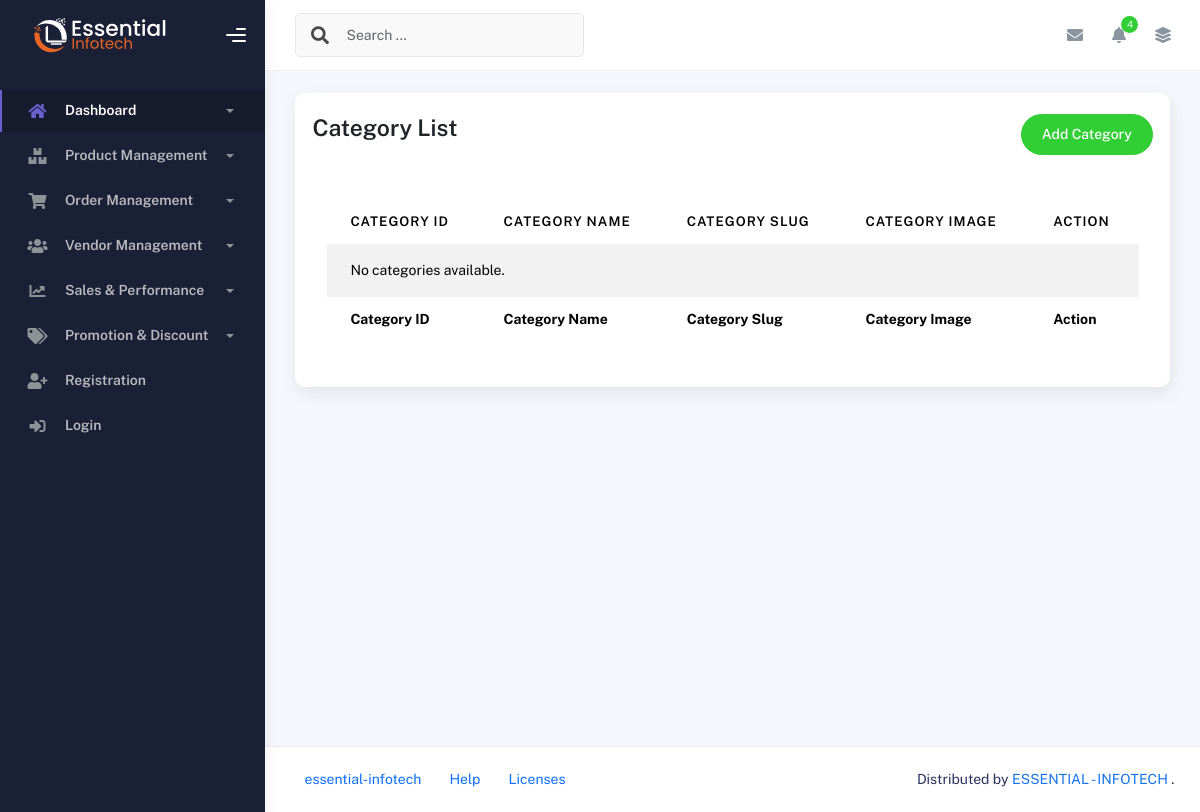
Page /product-management/category/list/ on the earlier database version.
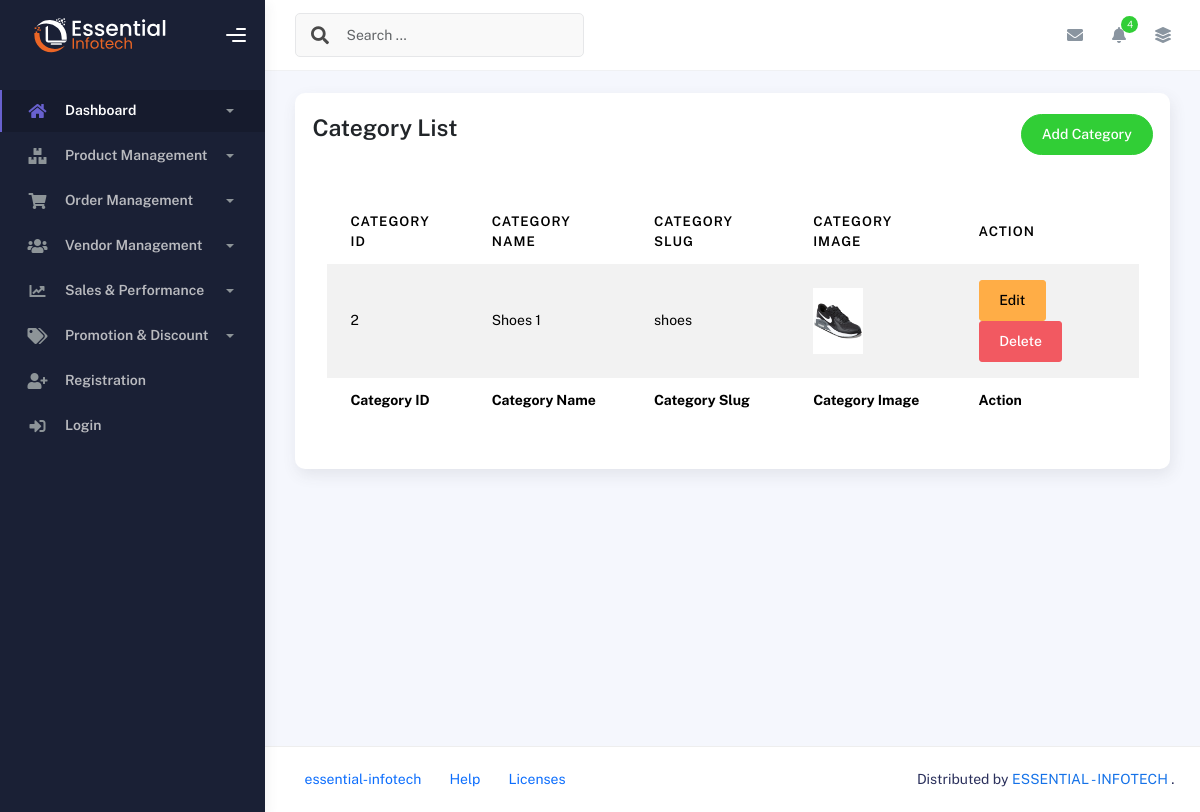
Same page on the later database version.
### product_management/models.py (models this page shows, shortened)
class Category(models.Model):
    category_name = models.CharField(max_length=255)
    category_slug = models.SlugField(max_length=255)
    category_image = models.ImageField(upload_to='category_images/', blank=True,null=True)
    created_at = models.DateTimeField(auto_now_add=True)
    updated_at = models.DateTimeField(auto_now=True)

### product_management/views.py (the view)
# urls.py: path('category/list/', category_list, name='category-list'),
def category_list(request):
    category = Category.objects.all()
    return render(request, 'product_management/category.html', {'category':category})

### templates/product_management/category.html (shortened to what this page needs)
{% extends 'base.html' %}
{% block content %}
    <div class="container">
        <div class="page-inner">
            <div class="row">
                <div class="col-md-12">
                    <div class="card p-3">
                        <div class="page-header d-flex justify-content-between p-1">
                            <h3 class="fw-bold mb-3">Category List</h3>
                            <a href="{% url 'category-form' %}" class="btn btn-success btn-round ms-auto text-white" style="text-decoration: none;">
                                Add Category
                            </a>
                        </div>
                        <div class="card-body">
                            <div class="table-responsive">
                                <table id="multi-filter-select" class="display table table-striped table-hover">
                                    <thead>
                                        <tr>
                                            <th>Category ID</th>
                                            <th>Category Name</th>
                                            <th>Category Slug</th>
                                            <th>Category Image</th>
                                            <th>Action</th>
                                        </tr>
                                    </thead>
                                    <tfoot>
                                        <tr>
                                            <th>Category ID</th>
                                            <th>Category Name</th>
                                            <th>Category Slug</th>
                                            <th>Category Image</th>
                                            <th>Action</th>
                                        </tr>
                                    </tfoot>
                                    <tbody>
                                        {% for category in category %}
                                        <tr>
                                            <td>{{ category.pk }} </td>
                                            <td>{{ category.category_name  }}</td>
                                            <td>{{ category.category_slug  }}</td>
                                            <td>
                                                <img src="{{ category.category_image.url }}" alt="{{ category.name }}" width="50">
                                            </td>
                                            <td>
                                                <a href="{% url 'category-edit' category.pk %}" class="btn btn-warning">Edit</a>
                                                <form action="{% url 'category-delete' category.pk %}" method="POST" style="display: inline;" onsubmit="return confirm('Are you sure you want to delete this banner?');">
                                                    <button type="submit" class="btn btn-danger">Delete</button>
                                                </form>
                                            </td>
                                        </tr>
                                        {% empty %}
                                        <tr>
                                            <td colspan="5">No categories available.</td>
                                        </tr>
                                        {% endfor %}
                                    </tbody>
                                </table>
                            </div>
                        </div>
                    </div>
                </div>
            </div>
        </div>
    </div>
{% endblock %}

### templates/base.html (shortened to what this page needs)
{% load static %}
<!DOCTYPE html>
<html lang="en">
  <head>
    <link rel="stylesheet" href="{% static 'css/bootstrap.min.css' %}"/>
    <link rel="stylesheet" href="{% static 'css/plugins.min.css' %}" />
    <link rel="stylesheet" href="{% static 'css/kaiadmin.min.css' %}"/>
    <link rel="stylesheet" href="{% static 'css/demo.css' %}" />
  </head>
  <body>
    <div class="wrapper">
      <div class="sidebar" data-background-color="dark">
        <div class="sidebar-logo">
          <div class="logo-header" data-background-color="dark">
            <a href="{% url 'dashboard' %}" class="logo">
              <img
                src="{% static 'img/kaiadmin/logo_light.svg' %}"
                alt="navbar brand"
                class="navbar-brand"
                height="100"
              />
            </a>
            <div class="nav-toggle">
              <button class="btn btn-toggle toggle-sidebar">
                <i class="gg-menu-right"></i>
              </button>
            </div>
          </div>
        </div>
        <div class="sidebar-wrapper scrollbar scrollbar-inner">
          <div class="sidebar-content">
            <ul class="nav nav-secondary">
              <li class="nav-item active">
                <a
                  data-bs-toggle="collapse"
                  href="#dashboard"
                  class="collapsed"
                  aria-expanded="false"
                >
                  <i class="fas fa-home"></i>
                  <p>Dashboard</p>
                  <span class="caret"></span>
                </a>
              </li>
              <li class="nav-item">
                <a
                  data-bs-toggle="collapse"
                  href="#productManagement"
                  class="collapsed"
                  aria-expanded="false"
                >
                  <i class="fas fa-boxes"></i>
                  <p>Product Management</p>
                  <span class="caret"></span>
                </a>
              </li>
              <li class="nav-item">
                <a
                  data-bs-toggle="collapse"
                  href="#orderManagement"
                  class="collapsed"
                  aria-expanded="false"
                >
                  <i class="fas fa-shopping-cart"></i>
                  <p>Order Management</p>
                  <span class="caret"></span>
                </a>
              </li>
              <li class="nav-item">
                <a
                  data-bs-toggle="collapse"
                  href="#vendorManagement"
                  class="collapsed"
                  aria-expanded="false"
                >
                  <i class="fas fa-users"></i>
                  <p>Vendor Management</p>
                  <span class="caret"></span>
                </a>
              </li>
              <li class="nav-item">
                <a
                  data-bs-toggle="collapse"
                  href="#salesPerformance"
                  class="collapsed"
                  aria-expanded="false"
                >
                  <i class="fas fa-chart-line"></i>
                  <p>Sales & Performance</p>
                  <span class="caret"></span>
                </a>
              </li>
              <li class="nav-item">
                <a
                  data-bs-toggle="collapse"
                  href="#promotionDiscount"
                  class="collapsed"
                  aria-expanded="false"
                >
                  <i class="fas fa-tags"></i>
                  <p>Promotion & Discount</p>
                  <span class="caret"></span>
                </a>
              </li>
              <li class="nav-item">
                <a href="#">
                  <i class="fas fa-user-plus"></i>
                  <p>Registration</p>
                </a>
              </li>
              <li class="nav-item">
                <a href="#">
                  <i class="fas fa-sign-in-alt"></i>
                  <p>Login</p>
                </a>
              </li>
            </ul>
          </div>
        </div>
      </div>
      <div class="main-panel">
        <div class="main-header">
          <nav
            class="navbar navbar-header navbar-header-transparent navbar-expand-lg border-bottom"
          >
            <div class="container-fluid">
              <nav
                class="navbar navbar-header-left navbar-expand-lg navbar-form nav-search p-0 d-none d-lg-flex"
              >
                <div class="input-group">
                  <div class="input-group-prepend">
                    <button type="submit" class="btn btn-search pe-1">
                      <i class="fa fa-search search-icon"></i>
                    </button>
                  </div>
                  <input
                    type="text"
                    placeholder="Search ..."
                    class="form-control"
                  />
                </div>
              </nav>
              <ul class="navbar-nav topbar-nav ms-md-auto align-items-center">
                <li class="nav-item topbar-icon dropdown hidden-caret">
                  <a
                    class="nav-link dropdown-toggle"
                    href="#"
                    id="messageDropdown"
                    role="button"
                    data-bs-toggle="dropdown"
                    aria-haspopup="true"
                    aria-expanded="false"
                  >
                    <i class="fa fa-envelope"></i>
                  </a>
                </li>
                <li class="nav-item topbar-icon dropdown hidden-caret">
                  <a
                    class="nav-link dropdown-toggle"
                    href="#"
                    id="notifDropdown"
                    role="button"
                    data-bs-toggle="dropdown"
                    aria-haspopup="true"
                    aria-expanded="false"
                  >
                    <i class="fa fa-bell"></i>
                    <span class="notification">4</span>
                  </a>
                </li>
                <li class="nav-item topbar-icon dropdown hidden-caret">
                  <a
                    class="nav-link"
                    data-bs-toggle="dropdown"
                    href="#"
                    aria-expanded="false"
                  >
                    <i class="fas fa-layer-group"></i>
                  </a>
                </li>
              </ul>
            </div>
          </nav>
        </div>
        {% block content %}{% endblock %}
        <footer class="footer">
          <div class="container-fluid d-flex justify-content-between">
            <nav class="pull-left">
              <ul class="nav">
                <li class="nav-item">
                  <a class="nav-link" href="https://essential-infotech.com/">
                    essential-infotech
                  </a>
                </li>
                <li class="nav-item">
                  <a class="nav-link" href="#"> Help </a>
                </li>
                <li class="nav-item">
                  <a class="nav-link" href="#"> Licenses </a>
                </li>
              </ul>
            </nav>
            <div>
              Distributed by
              <a target="_blank" href="https://essential-infotech.com/">ESSENTIAL - INFOTECH
            </a>.
            </div>
          </div>
        </footer>
      </div>
    </div>
  </body>
</html>

Differences in the rows shown:
added Category: pk "2", category_name "Shoes 1", category_slug "shoes", category_image (picture)
Other differences:
text no longer shown: "No categories available."
